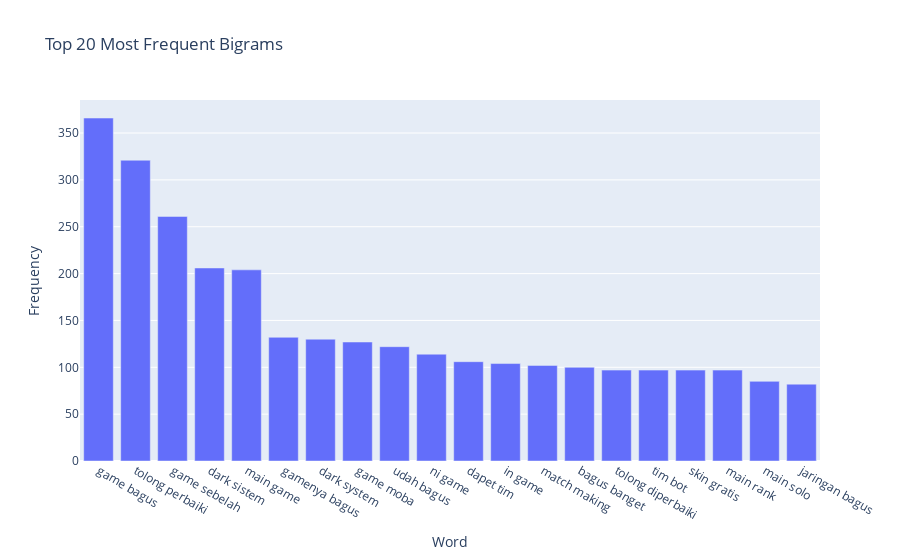

Write notebook code for a chart like this one.
### Markdown cell above
### Honor of Kings

### Code cell
ngram_analyze(hok, "comment_prep", n_gram=2)

### Figure 1 — Plotly figure (JSON) as saved in the notebook; plotly's stock layout.template omitted (floating-point values rounded to 4 significant figures)
{"data": [{"alignmentgroup": "True", "hovertemplate": "Word=%{x}<br>Frequency=%{y}<extra></extra>", "legendgroup": "", "marker": {"color": "#636efa", "pattern": {"shape": ""}}, "name": "", "offsetgroup": "", "orientation": "v", "showlegend": false, "textposition": "auto", "type": "bar", "x": ["game bagus", "tolong perbaiki", "game sebelah", "dark sistem", "main game", "gamenya bagus", "dark system", "game moba", "udah bagus", "ni game", "dapet tim", "in game", "match making", "bagus banget", "tolong diperbaiki", "tim bot", "skin gratis", "main rank", "main solo", "jaringan bagus"], "xaxis": "x", "y": [366, 321, 261, 206, 204, 132, 130, 127, 122, 114, 106, 104, 102, 100, 97, 97, 97, 97, 85, 82], "yaxis": "y"}], "layout": {"barmode": "relative", "legend": {"tracegroupgap": 0}, "title": {"text": "Top 20 Most Frequent Bigrams"}, "xaxis": {"anchor": "y", "domain": [0, 1], "title": {"text": "Word"}}, "yaxis": {"anchor": "x", "domain": [0, 1], "title": {"text": "Frequency"}}}}
